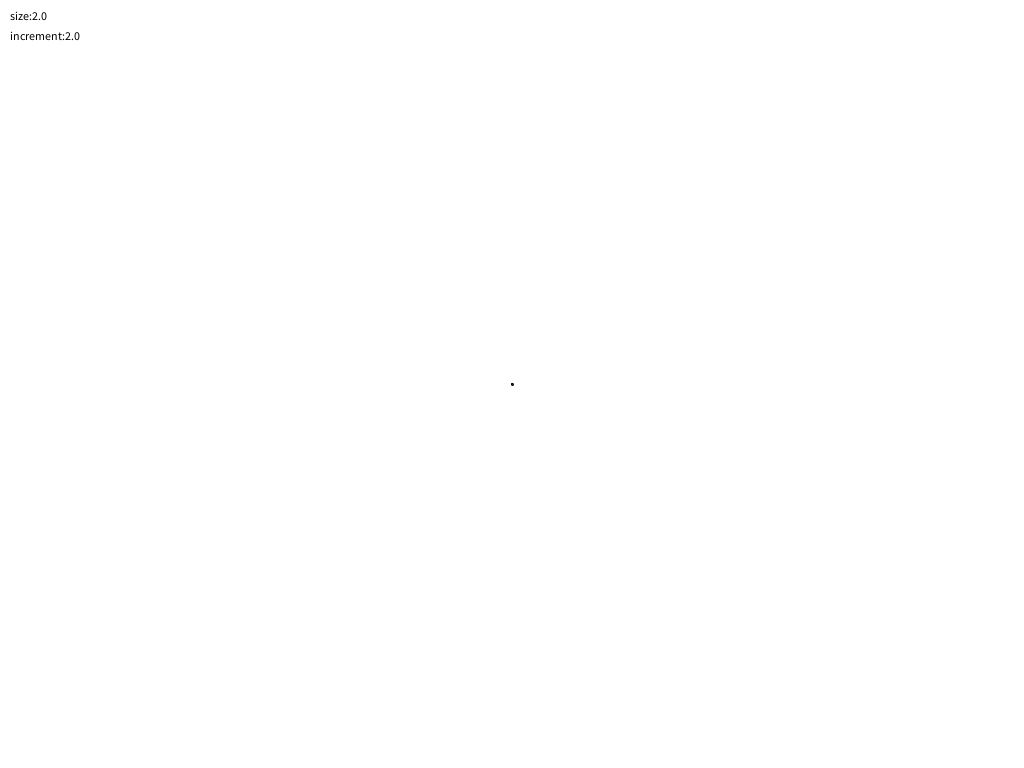
Frame 1 (no input)
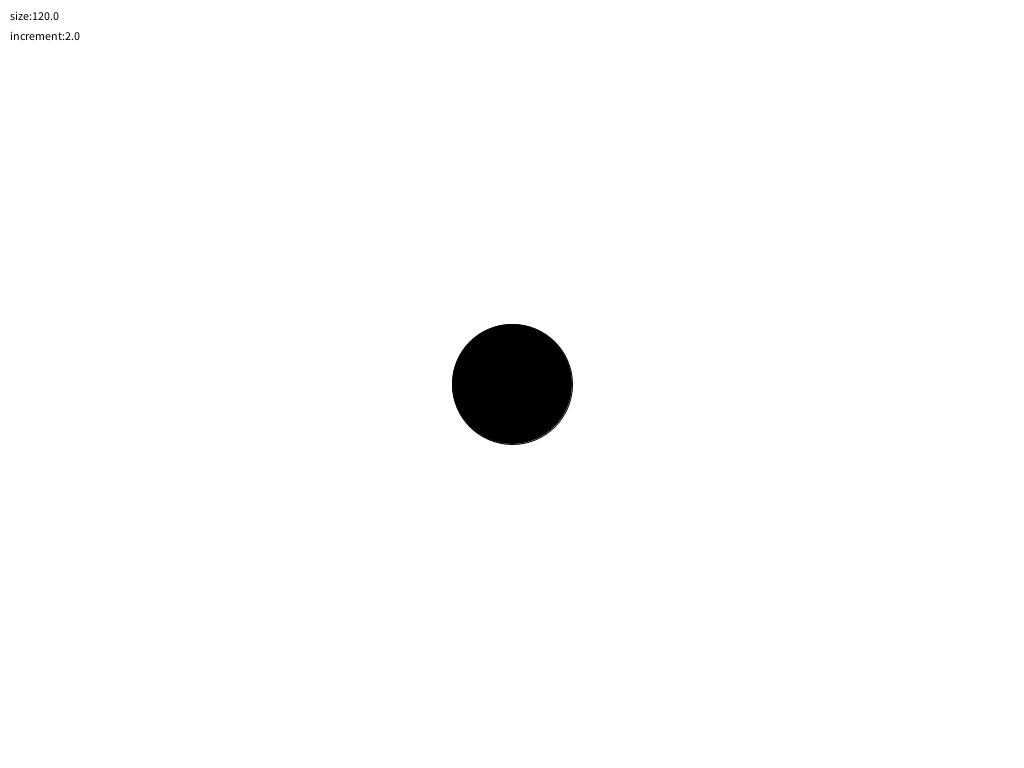
Frame 60 (the mouse pressed at the canvas centre just before this capture)
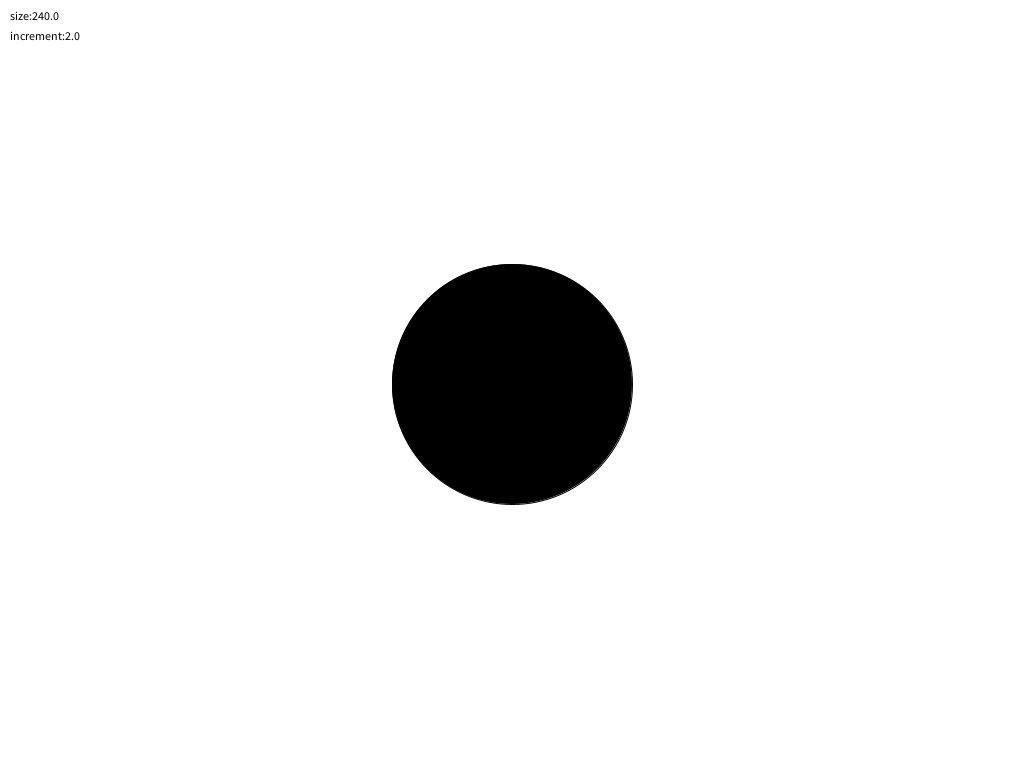
Frame 120 (the mouse held since frame 60 and released just before this capture)

The Processing sketch that drew these frames (run headless with seeded random() and noise(); from frame 60 on, the mouse is pressed at the canvas centre):

// Processing sketch: Animation_4_Pulsating_Circle
// ── Animation_4_Pulsating_Circle.pde
/*------------------------------------------------- 
 Pulsating Cirlce ::
 */

float posX, posY;
float size;
float increment;

//-------------------------------------------------
void setup() {
  size(1024, 768);

  //setting initial position for our ball to be in the middle of the screen
  posX = width*0.5; //this is the same as dividing by 2!
  posY = height*0.5;

  size = 0;

  //we now have a variable to control how much our circle grows
  increment = 2;
}

//-------------------------------------------------
void update() {
  size += increment;

  int max_size = 300;
  
  if (size >= max_size || size <= 0) {
    increment *= -1;
  }
}

//-------------------------------------------------
void draw() {
  update();

  //let's make our background white
  background(255); //set any color you like here using RGB values or shades of gray using only one alpha value: 0 == black, 255 == white.

  fill(0);
  ellipse(posX, posY, size, size);

  //let's draw to the screen the size of the circle and the increment
  text("size:" + str(size), 10, 20);
  text("increment:" + str(increment), 10, 40);
}
